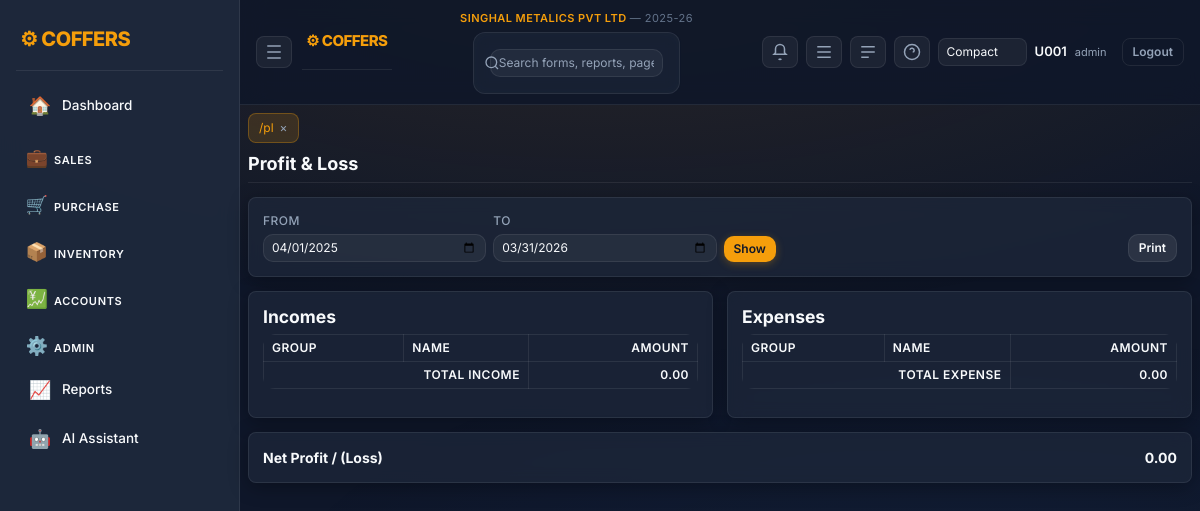
Screenshot of /pl (signed in) with the database file from the repository.
### tables this page shows
CREATE TABLE company_mast(
          company_id INTEGER PRIMARY KEY AUTOINCREMENT,
          company_name TEXT,
          short_name TEXT,
          gstin TEXT,
          address TEXT,
          city TEXT,
          state TEXT
        , group_name TEXT, company_logo TEXT, app_logo TEXT);

CREATE TABLE financial_years(
          fy_id INTEGER PRIMARY KEY AUTOINCREMENT,
          company_id INTEGER,
          fy_name TEXT,
          start_date TEXT,
          end_date TEXT
        );

### app.py (the view, shortened to what this page needs)
@app.route("/pl")
def pl():
    if "user" not in session:
        return redirect("/")
    con = db()
    today_str = today()
    fy_start = session.get("fy_start")
    fy_end = session.get("fy_end")
    from_date = request.args.get("from") or fy_start or today_str
    to_date = request.args.get("to") or fy_end or today_str
    company_id = session.get("company_id")
    income_rows = []
    expense_rows = []
    total_income = 0.0
    total_expense = 0.0
    rows = con.execute("""
        WITH lines AS (
          SELECT h.v_date, l.ledger_id, l.dr, l.cr
          FROM vouchers_lines l
          JOIN vouchers_head h ON h.v_id=l.v_id
          WHERE h.company_id=? AND h.v_date BETWEEN ? AND ?
        )
        SELECT lg.ledger_name name, g.group_name, g.acc_type,
               COALESCE(SUM(lines.dr),0) dr,
               COALESCE(SUM(lines.cr),0) cr
        FROM ledgers lg
        JOIN acc_groups g ON lg.group_id=g.group_id
        LEFT JOIN lines ON lines.ledger_id=lg.ledger_id
        WHERE g.acc_type IN ('INCOME','EXPENSE')
        GROUP BY lg.ledger_id, lg.ledger_name, g.group_name, g.acc_type
        ORDER BY g.acc_type, g.group_name, lg.ledger_name
    """, (company_id, from_date, to_date)).fetchall()
    for r in rows:
        acc_type = r["acc_type"]
        dr = float(r["dr"] or 0)
        cr = float(r["cr"] or 0)
        if acc_type == "INCOME":
            amt = cr - dr
            if amt <= 0:
                continue
        elif acc_type == "EXPENSE":
            amt = dr - cr
            if amt <= 0:
                continue
    net_profit = total_income - total_expense
    return render_template(
        "pl.html",
        from_date=from_date,
        to_date=to_date,
        income_rows=income_rows,
        expense_rows=expense_rows,
        total_income=total_income,
        total_expense=total_expense,
        net_profit=net_profit,
    )

### app.py (called while the page is built)
def today():
    return date.today().isoformat()

def db():
    con = getattr(g, "_db", None)
    if con is None:
        con = sqlite3.connect(DB)
        con.row_factory = sqlite3.Row
        g._db = con
    return con

def ensure_company_context(con):
    ensure_company_core(con)
    row = con.execute("SELECT company_id,company_name FROM company_mast ORDER BY company_id LIMIT 1").fetchone()
    if row and "company_id" not in session:
        session["company_id"] = row["company_id"]
        session["company_name"] = row["company_name"]
    company_id = session.get("company_id")
    if company_id:
        fy = con.execute("""
            SELECT fy_id,fy_name,start_date,end_date
            FROM financial_years
            WHERE company_id=?
            ORDER BY start_date
        """, (company_id,)).fetchone()
        if fy:
            session.setdefault("fy_id", fy["fy_id"])
            session.setdefault("fy_name", fy["fy_name"])
            session.setdefault("fy_start", fy["start_date"])
            session.setdefault("fy_end", fy["end_date"])

@app.before_request
def enforce_login():
    open_endpoints = {
        "login",
        "logout",
        "static",
        "so_preview", "so_accept", "so_decline",
        "la_preview", "la_accept", "la_decline",
        "po_preview", "po_accept", "po_decline",
        "two_factor",
        "public_rates",
    }
    if request.endpoint in open_endpoints or request.endpoint is None:
        return
    if "user" not in session:
        return redirect("/")
    con = db()
    ensure_company_context(con)
    now = int(time.time())
    last = session.get("last_seen", now)
    if now - last > 1800:
        session.clear()
        return redirect("/")
    session["last_seen"] = now

### templates/pl.html (shortened to what this page needs)
{% extends "base.html" %}
{% block content %}
<h3>Profit &amp; Loss</h3>
<form method="get" class="card p-3 mb-3">
  <div class="row g-2 align-items-end">
    <div class="col-12 col-md-3">
      <label>From</label>
      <input type="date" name="from" value="{{ from_date }}" class="form-control">
    </div>
    <div class="col-12 col-md-3">
      <label>To</label>
      <input type="date" name="to" value="{{ to_date }}" class="form-control">
    </div>
    <div class="col-12 col-md-3">
      <button class="btn btn-primary">Show</button>
    </div>
    <div class="col-12 col-md-3 text-end">
      <button type="button" class="btn btn-secondary" onclick="window.print()">Print</button>
    </div>
  </div>
</form>
<div class="row g-3">
  <div class="col-12 col-lg-6">
    <div class="card p-3">
      <h5>Incomes</h5>
      <div class="table-responsive">
        <table class="table table-sm table-bordered">
          <thead>
            <tr>
              <th>Group</th>
              <th>Name</th>
              <th class="text-end">Amount</th>
            </tr>
          </thead>
          <tfoot>
            <tr>
              <th colspan="2" class="text-end">Total Income</th>
              <th class="text-end">{{ '%.2f'|format(total_income or 0) }}</th>
            </tr>
          </tfoot>
        </table>
      </div>
    </div>
  </div>
  <div class="col-12 col-lg-6">
    <div class="card p-3">
      <h5>Expenses</h5>
      <div class="table-responsive">
        <table class="table table-sm table-bordered">
          <thead>
            <tr>
              <th>Group</th>
              <th>Name</th>
              <th class="text-end">Amount</th>
            </tr>
          </thead>
          <tfoot>
            <tr>
              <th colspan="2" class="text-end">Total Expense</th>
              <th class="text-end">{{ '%.2f'|format(total_expense or 0) }}</th>
            </tr>
          </tfoot>
        </table>
      </div>
    </div>
  </div>
</div>
<div class="card p-3 mt-3">
  <div class="d-flex justify-content-between">
    <div class="fw-bold">Net Profit / (Loss)</div>
    <div class="fw-bold">
      {{ '%.2f'|format(net_profit or 0) }}
    </div>
  </div>
</div>
{% endblock %}

### templates/base.html (shortened to what this page needs)
<!doctype html>
<html lang="en">
<head>
<link href="https://cdn.jsdelivr.net/npm/bootstrap@5.3.2/dist/css/bootstrap.min.css" rel="stylesheet">
<link href="/static/css/style.css" rel="stylesheet">
</head>
<body>
{% set logged_in = session.user is defined and session.user %}
{% if logged_in %}
  <div class="layout">
    <aside class="sidebar">
      <div class="brand">⚙ COFFERS</div>
      <nav class="menu">
        {% set path = request.path if request else '' %}
        <a href="/dashboard" class="menu-item {% if path.startswith('/dashboard') %}active{% endif %}" title="Dashboard"><span class="icon">🏠</span><span class="label">Dashboard</span></a>
        <div class="menu-group">
          <button class="menu-title collapsible" data-target="group-sales">
            <span class="icon">💼</span><span class="label">Sales</span>
          </button>
        </div>
        <div class="menu-group">
          <button class="menu-title collapsible" data-target="group-purchase">
            <span class="icon">🛒</span><span class="label">Purchase</span>
          </button>
        </div>
        <div class="menu-group">
          <button class="menu-title collapsible" data-target="group-inventory">
            <span class="icon">📦</span><span class="label">Inventory</span>
          </button>
        </div>
        <div class="menu-group">
          <button class="menu-title collapsible" data-target="group-accounts">
            <span class="icon">💹</span><span class="label">Accounts</span>
          </button>
        </div>
        <div class="menu-group">
          <button class="menu-title collapsible" data-target="group-admin">
            <span class="icon">⚙️</span><span class="label">Admin</span>
          </button>
        </div>
        <a href="/control_report" class="menu-item {% if path.startswith('/control_report') %}active{% endif %}" title="Reports"><span class="icon">📈</span><span class="label">Reports</span></a>
        <a href="/ai" class="menu-item {% if path.startswith('/ai') %}active{% endif %}" title="AI Assistant"><span class="icon">🤖</span><span class="label">AI Assistant</span></a>
      </nav>
    </aside>
    <main class="main">
      <header class="topbar">
        <div class="top-left">
          <button class="icon-btn" id="collapseBtn" title="Collapse Sidebar">
            <svg xmlns="http://www.w3.org/2000/svg" width="18" height="18" viewBox="0 0 24 24" fill="none" stroke="currentColor" stroke-width="2"><path d="M3 4h18M3 12h18M3 20h18"/></svg>
          </button>
          <div class="brand" style="font-size:15px">⚙ COFFERS</div>
        </div>
        <div class="top-center">
          <div style="font-size:11px;color:#f59e0b;font-weight:600;letter-spacing:0.04em;margin-bottom:3px">
            {{ session.company_name or 'Company not set' }}
            {% if session.fy_name %}<span style="color:#64748b;font-weight:400"> &mdash; {{ session.fy_name }}</span>{% endif %}
          </div>
          <form class="search-wrap" method="get" action="/search">
            <svg class="search-icon" xmlns="http://www.w3.org/2000/svg" width="16" height="16" viewBox="0 0 24 24" fill="none" stroke="currentColor" stroke-width="2"><circle cx="11" cy="11" r="8"/><path d="m21 21-4.3-4.3"/></svg>
            <input class="search" name="q" placeholder="Search forms, reports, pages…" value="{{ request.args.get('q','') if request else '' }}">
          </form>
        </div>
        <div class="top-right">
          <a href="/notifications" class="icon-btn" id="notifBtn" title="Notifications">
            <svg xmlns="http://www.w3.org/2000/svg" width="18" height="18" viewBox="0 0 24 24" fill="none" stroke="currentColor" stroke-width="2"><path d="M6 8a6 6 0 1 1 12 0v5l2 2H4l2-2Z"/><path d="M13.73 21a2 2 0 0 1-3.46 0"/></svg>
          </a>
          <button class="icon-btn" id="rightToggle" title="AI Pane">
            <svg xmlns="http://www.w3.org/2000/svg" width="18" height="18" viewBox="0 0 24 24" fill="none" stroke="currentColor" stroke-width="2"><path d="M3 5h18M3 12h18M3 19h18"/></svg>
          </button>
          <button class="icon-btn" id="bottomToggle" title="Console">
            <svg xmlns="http://www.w3.org/2000/svg" width="18" height="18" viewBox="0 0 24 24" fill="none" stroke="currentColor" stroke-width="2"><path d="M3 5h18M3 12h18M3 19h10"/></svg>
          </button>
          <div class="dropdown">
            <button class="icon-btn" id="helpBtn">
              <svg xmlns="http://www.w3.org/2000/svg" width="18" height="18" viewBox="0 0 24 24" fill="none" stroke="currentColor" stroke-width="2"><circle cx="12" cy="12" r="10"/><path d="M9.09 9a3 3 0 0 1 5.83 1c0 1.5-1 2-2 2"/><path d="M12 17h.01"/></svg>
            </button>
          </div>
          <select id="densitySelect" class="form-select form-select-sm" style="max-width:120px">
            <option value="compact" {% if session.default_density=='compact' %}selected{% endif %}>Compact</option>
          </select>
          <div class="user">
            <span class="user-name">{{session.user or ''}}</span>
            <span class="user-role">{{session.role or ''}}</span>
            <a href="/logout" class="btn btn-sm btn-outline-light ms-2">Logout</a>
          </div>
        </div>
      </header>
      <section class="content">
        <div id="tabsBar" class="tabs"></div>
{% endif %}
        {% block content %}{% endblock %}
{% if logged_in %}
      </section>
    </main>
  </div>
{% endif %}
</body>
</html>

### rows the page displays
company_mast: company_name "SINGHAL METALICS PVT LTD"
financial_years: fy_name "2025-26", from "04/01/2025", to "03/31/2026"

### other values shown
{{ session.user or '' }} "U001"
{{ session.role or '' }} "admin"
{{ '%.2f'|format(total_income or 0) }} "0.00"
{{ '%.2f'|format(total_expense or 0) }} "0.00"
{{ '%.2f'|format(net_profit or 0) }} "0.00"
